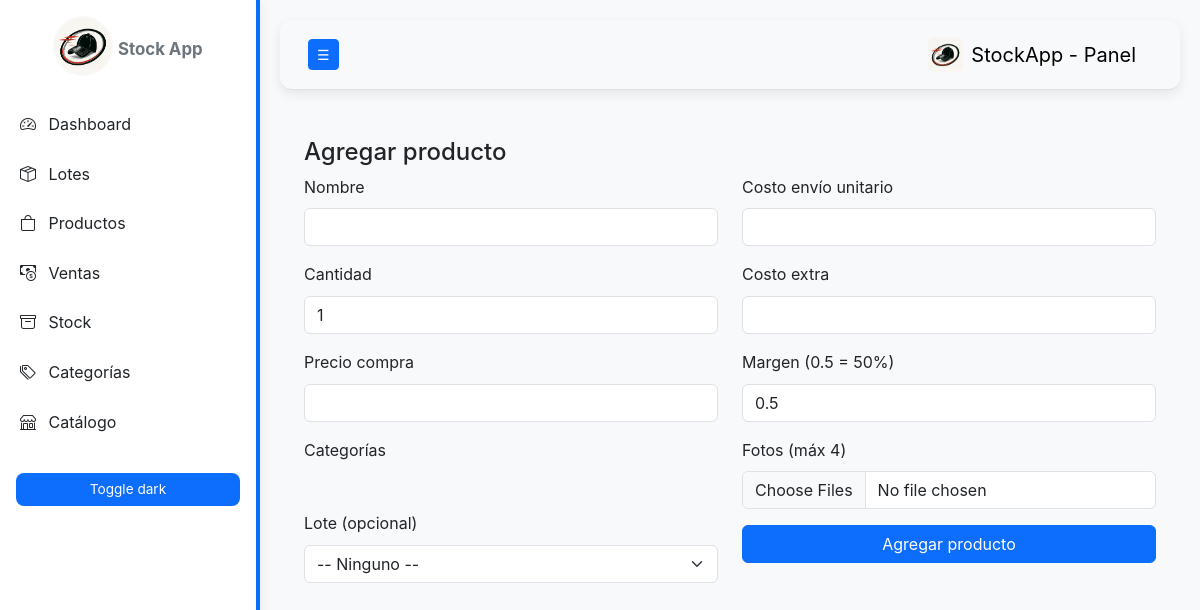
The page /producto/nuevo on the database as committed earlier.
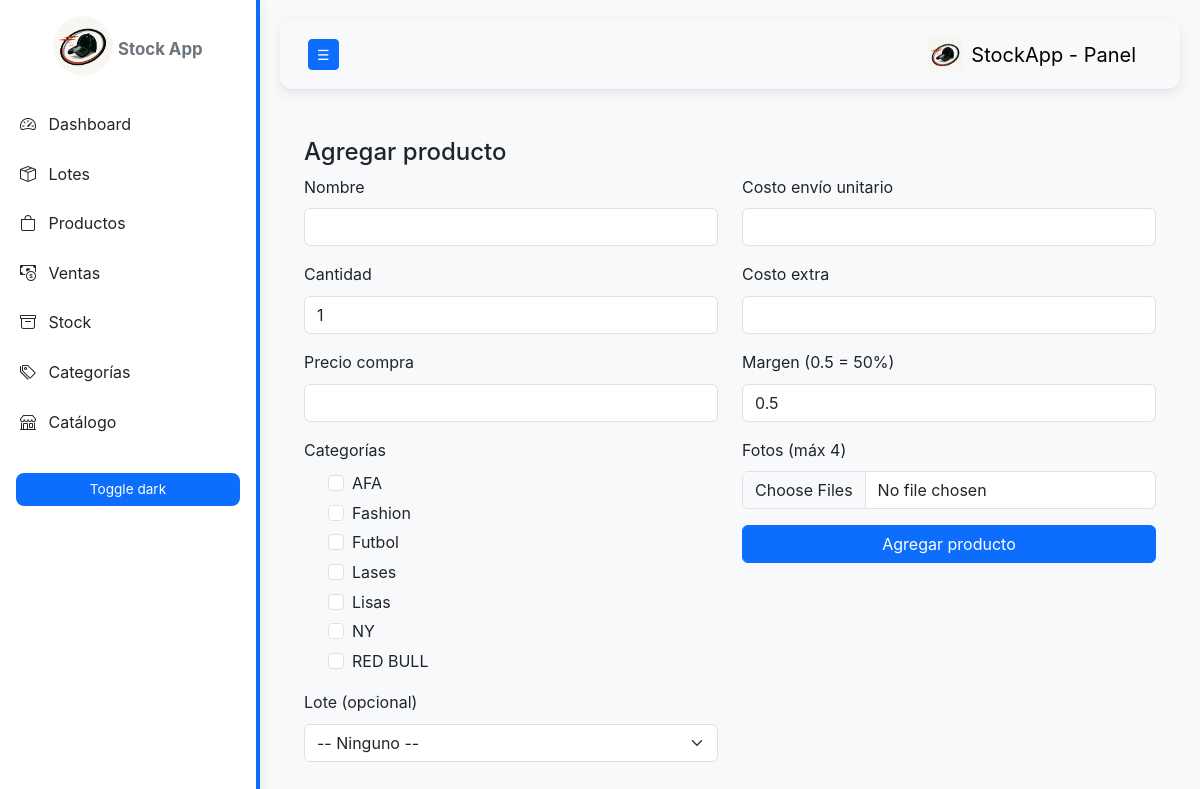
The same page on the database as committed later.
### models.py (models this page shows, shortened)
class Categoria(db.Model):
    id = db.Column(db.Integer, primary_key=True)
    nombre = db.Column(db.String(100), unique=True, nullable=False)
    productos = db.relationship(
        "Producto",
        secondary=producto_categoria,
        back_populates="categorias"
    )

### app.py (the view, shortened to what this page needs)
@app.route("/producto/nuevo", methods=["GET","POST"])
def nuevo_producto():
    lotes = Lote.query.all()
    categorias = Categoria.query.order_by(Categoria.nombre).all()
    return render_template("nuevo_producto.html", lotes=lotes, categorias=categorias)

### templates/nuevo_producto.html (shortened to what this page needs)
{% extends "base.html" %}
{% block content %}
<h4>Agregar producto</h4>
<form method="post" enctype="multipart/form-data">
  <div class="row">
    <div class="col-md-6">
      <div class="mb-3">
        <label for="nombre" class="form-label">Nombre</label>
        <input id="nombre" class="form-control" name="nombre" required>
      </div>
      <div class="mb-3">
        <label for="cantidad" class="form-label">Cantidad</label>
        <input id="cantidad" class="form-control" type="number" name="cantidad" value="1" min="1" required>
      </div>
      <div class="mb-3">
        <label for="precio_compra" class="form-label">Precio compra</label>
        <input id="precio_compra" class="form-control" type="number" step="0.01" name="precio_compra" min="0" required>
      </div>
      <div class="mb-3">
        <label class="form-label">Categorías</label>
        <div class="form-check">
          {% for cat in categorias %}
            <div class="form-check mb-1">
              <input class="form-check-input" type="checkbox"
                     name="categorias" value="{{ cat.id }}" id="cat-{{ cat.id }}">
              <label class="form-check-label" for="cat-{{ cat.id }}">
                {{ cat.nombre }}
              </label>
            </div>
          {% endfor %}
        </div>
      </div>
      <div class="mb-3">
        <label for="lote_id" class="form-label">Lote (opcional)</label>
        <select id="lote_id" class="form-select" name="lote_id">
          <option value="">-- Ninguno --</option>
        </select>
      </div>
    </div>
    <div class="col-md-6">
      <div class="mb-3">
        <label for="costo_envio_unitario" class="form-label">Costo envío unitario</label>
        <input id="costo_envio_unitario" class="form-control" type="number" step="0.01" name="costo_envio_unitario" min="0">
      </div>
      <div class="mb-3">
        <label for="costo_extra" class="form-label">Costo extra</label>
        <input id="costo_extra" class="form-control" type="number" step="0.01" name="costo_extra" min="0">
      </div>
      <div class="mb-3">
        <label for="margen" class="form-label">Margen (0.5 = 50%)</label>
        <input id="margen" class="form-control" type="number" step="0.01" name="margen" value="0.5" min="0">
      </div>
      <div class="mb-3">
        <label for="fotos" class="form-label">Fotos (máx 4)</label>
        <input id="fotos" class="form-control" type="file" name="fotos" multiple accept="image/*">
      </div>
      <div class="mt-3">
        <button class="btn btn-primary w-100">Agregar producto</button>
      </div>
    </div>
  </div>
</form>
{% endblock %}

Rows that differ between the two databases and show on the page:
added Categoria: nombre "AFA"
added Categoria: nombre "Fashion"
added Categoria: nombre "Futbol"
added Categoria: nombre "Lases"
added Categoria: nombre "Lisas"
added Categoria: nombre "NY"
added Categoria: nombre "RED BULL"
